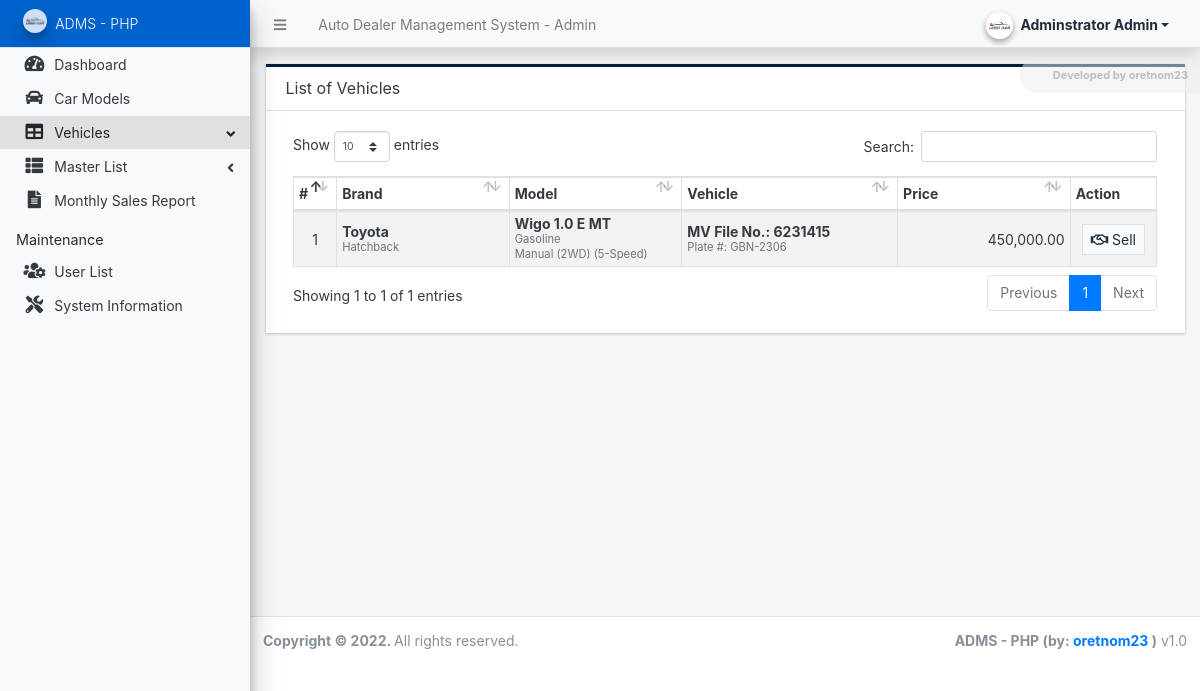
/admin/?page=vehicles (signed in), run on the app's committed database.
### tables this page shows
CREATE TABLE `vehicle_list` (
  `id` int(30) NOT NULL,
  `model_id` int(30) NOT NULL,
  `mv_number` text NOT NULL,
  `plate_number` text NOT NULL,
  `variant` text NOT NULL,
  `mileage` varchar(20) NOT NULL,
  `engine_number` varchar(100) NOT NULL,
  `chasis_number` varchar(100) NOT NULL,
  `price` float(12,2) NOT NULL DEFAULT 0.00,
  `status` tinyint(1) NOT NULL DEFAULT 0 COMMENT '0 = Available,\r\n1=Sold',
  `delete_flag` tinyint(1) NOT NULL DEFAULT 0,
  `date_created` datetime NOT NULL DEFAULT current_timestamp(),
  `date_updated` datetime NOT NULL DEFAULT current_timestamp() ON UPDATE current_timestamp()
);

CREATE TABLE `brand_list` (
  `id` int(30) NOT NULL,
  `name` text NOT NULL,
  `status` tinyint(1) NOT NULL DEFAULT 1,
  `delete_flag` tinyint(1) NOT NULL DEFAULT 0,
  `date_created` datetime NOT NULL DEFAULT current_timestamp(),
  `date_updated` datetime NOT NULL DEFAULT current_timestamp() ON UPDATE current_timestamp()
);

CREATE TABLE `car_type_list` (
  `id` int(30) NOT NULL,
  `name` text NOT NULL,
  `status` tinyint(1) NOT NULL DEFAULT 1,
  `delete_flag` tinyint(1) NOT NULL DEFAULT 0,
  `date_created` datetime NOT NULL DEFAULT current_timestamp(),
  `date_updated` datetime NOT NULL DEFAULT current_timestamp() ON UPDATE current_timestamp()
);

CREATE TABLE `model_list` (
  `id` int(30) NOT NULL,
  `brand_id` int(30) NOT NULL,
  `model` text NOT NULL,
  `engine_type` text NOT NULL,
  `transmission_type` text NOT NULL,
  `car_type_id` int(30) NOT NULL,
  `technology` text NOT NULL,
  `status` tinyint(1) NOT NULL DEFAULT 1,
  `delete_flag` tinyint(1) NOT NULL DEFAULT 0,
  `date_created` datetime NOT NULL DEFAULT current_timestamp(),
  `date_updated` datetime NOT NULL DEFAULT current_timestamp() ON UPDATE current_timestamp()
);

### config.php (called while the page is built, shortened)
<?php
require_once('classes/DBConnection.php');
require_once('classes/SystemSettings.php');
function validate_image($file){
    global $_settings;
	if(!empty($file)){
        $ex = explode("?",$file);
        $file = $ex[0];
        $ts = isset($ex[1]) ? "?".$ex[1] : '';
		if(is_file(base_app.$file)){
			return base_url.$file.$ts;
		}else{
			return base_url.($_settings->info('logo'));
		}
	}else{
		return base_url.($_settings->info('logo'));
	}
}
function isMobileDevice(){
    $aMobileUA = array(
        '/iphone/i' => 'iPhone',
        '/ipod/i' => 'iPod',
        '/ipad/i' => 'iPad',
        '/android/i' => 'Android',
        '/blackberry/i' => 'BlackBerry',
        '/webos/i' => 'Mobile'
    );
    return false;
}
?>

### classes/DBConnection.php (called while the page is built, shortened)
<?php
class DBConnection{
    private $host = DB_SERVER;
    private $username = DB_USERNAME;
    private $password = DB_PASSWORD;
    private $database = DB_NAME;
    public $conn;
    public function __construct(){
        if (!isset($this->conn)) {
            $this->conn = new mysqli($this->host, $this->username, $this->password, $this->database);
        }
    }
}
?>

### classes/SystemSettings.php (called while the page is built, shortened)
<?php
class SystemSettings extends DBConnection{
	function userdata($field = ''){
		if(!empty($field)){
			if(isset($_SESSION['userdata'][$field]))
				return $_SESSION['userdata'][$field];
			else
				return null;
		}else{
			return false;
		}
	}
	function info($field=''){
		if(!empty($field)){
			if(isset($_SESSION['system_info'][$field]))
				return $_SESSION['system_info'][$field];
			else
				return false;
		}else{
			return false;
		}
	}
}
$_settings = new SystemSettings();
?>

### admin/vehicles/index.php (the view, shortened to what this page needs)
<div class="card card-outline rounded-0 card-navy">
	<div class="card-header">
		<h3 class="card-title">List of Vehicles</h3>
	</div>
	<div class="card-body">
        <div class="container-fluid">
			<table class="table table-hover table-striped table-bordered" id="list">
				<colgroup>
					<col width="5%">
					<col width="20%">
					<col width="20%">
					<col width="25%">
					<col width="20%">
					<col width="10%">
				</colgroup>
				<thead>
					<tr>
						<th>#</th>
						<th>Brand</th>
						<th>Model</th>
						<th>Vehicle</th>
						<th>Price</th>
						<th>Action</th>
					</tr>
				</thead>
				<tbody>
					<?php
					$i = 1;
						$qry = $conn->query("SELECT v.*, m.model, m.engine_type, m.transmission_type, b.name as `brand`, ct.name as `car_type` from `vehicle_list` v inner join model_list m on v.model_id = m.id inner join brand_list b on m.brand_id = b.id inner join car_type_list ct on m.car_type_id = ct.id where v.status = 0 and v.delete_flag = 0 order by abs(unix_timestamp(v.date_created)) asc ");
						while($row = $qry->fetch_assoc()):
					?>
						<tr>
							<td class="text-center"><?php echo $i++; ?></td>
							<td class="">
								<div style="line-height:1em">
									<div><b><?= $row['brand'] ?></b></div>
									<div><small class="text-muted"><?= $row['car_type'] ?></small></div>
								</div>
							</td>
							<td class="">
								<div style="line-height:1em">
									<div><b><?= $row['model'] ?></b></div>
									<div><small class="text-muted"><?= $row['engine_type'] ?></small></div>
									<div><small class="text-muted"><?= $row['transmission_type'] ?></small></div>
								</div>
							</td>
							<td class="">
								<div style="line-height:1em">
									<div><b>MV File No.: <?= $row['mv_number'] ?></b></div>
									<div><small class="text-muted">Plate #: <?= $row['plate_number'] ?></small></div>
								</div>
							</td>
							<td class="text-right"><?= number_format($row['price'], 2) ?></td>
							<td align="center" class='text-center'>
								<a class="btn btn-flat btn-light bg-gradient-light btn-sm border sell_vehicle" href="./?page=vehicles/sell_vehicle&id=<?= $row['id'] ?>"><i class="far fa-handshake"></i> Sell</a>
							</td>
						</tr>
					<?php endwhile; ?>
				</tbody>
			</table>
		</div>
	</div>
</div>

### admin/index.php (shortened to what this page needs)
<?php require_once('../config.php'); ?>
 <!DOCTYPE html>
<html lang="en" class="" style="height: auto;">
<?php require_once('inc/header.php') ?>
  <body class="sidebar-mini layout-fixed control-sidebar-slide-open layout-navbar-fixed sidebar-mini-md sidebar-mini-xs text-sm" data-new-gr-c-s-check-loaded="14.991.0" data-gr-ext-installed="" style="height: auto;">
    <div class="wrapper">
     <?php require_once('inc/topBarNav.php') ?>
     <?php require_once('inc/navigation.php') ?>
     <?php $page = isset($_GET['page']) ? $_GET['page'] : 'home';  ?>
      <div class="content-wrapper  pt-3" style="min-height: 567.854px;">
        <section class="content  text-dark">
          <div class="container-fluid">
            <?php
              if(!file_exists($page.".php") && !is_dir($page)){
                  include '404.html';
              }else{
                if(is_dir($page))
                  include $page.'/index.php';
                else
                  include $page.'.php';
              }
            ?>
          </div>
        </section>
      </div>
      <?php require_once('inc/footer.php') ?>
  </body>
</html>

### admin/inc/header.php (shortened to what this page needs)
<head>
    <link rel="stylesheet" href="<?php echo base_url ?>plugins/fontawesome-free/css/all.min.css">
    <link rel="stylesheet" href="<?php echo base_url ?>plugins/tempusdominus-bootstrap-4/css/tempusdominus-bootstrap-4.min.css">
  <link rel="stylesheet" href="<?php echo base_url ?>plugins/datatables-bs4/css/dataTables.bootstrap4.min.css">
  <link rel="stylesheet" href="<?php echo base_url ?>plugins/datatables-responsive/css/responsive.bootstrap4.min.css">
  <link rel="stylesheet" href="<?php echo base_url ?>plugins/datatables-buttons/css/buttons.bootstrap4.min.css">
  <link rel="stylesheet" href="<?php echo base_url ?>plugins/select2/css/select2.min.css">
  <link rel="stylesheet" href="<?php echo base_url ?>plugins/select2-bootstrap4-theme/select2-bootstrap4.min.css">
    <link rel="stylesheet" href="<?php echo base_url ?>plugins/icheck-bootstrap/icheck-bootstrap.min.css">
    <link rel="stylesheet" href="<?php echo base_url ?>plugins/jqvmap/jqvmap.min.css">
    <link rel="stylesheet" href="<?php echo base_url ?>dist/css/adminlte.css">
    <link rel="stylesheet" href="<?php echo base_url ?>dist/css/custom.css">
    <link rel="stylesheet" href="<?php echo base_url ?>plugins/overlayScrollbars/css/OverlayScrollbars.min.css">
    <link rel="stylesheet" href="<?php echo base_url ?>plugins/daterangepicker/daterangepicker.css">
    <link rel="stylesheet" href="<?php echo base_url ?>plugins/summernote/summernote-bs4.min.css">
  <link rel="stylesheet" href="<?php echo base_url ?>plugins/sweetalert2-theme-bootstrap-4/bootstrap-4.min.css">
  </head>

### admin/inc/topBarNav.php (shortened to what this page needs)
<nav class="main-header navbar navbar-expand navbar-light shadow text-sm">
  <ul class="navbar-nav">
    <li class="nav-item">
    <a class="nav-link" data-widget="pushmenu" href="#" role="button"><i class="fas fa-bars"></i></a>
    </li>
    <li class="nav-item d-none d-sm-inline-block">
      <a href="<?php echo base_url ?>" class="nav-link"><?php echo (!isMobileDevice()) ? $_settings->info('name'):$_settings->info('short_name'); ?> - Admin</a>
    </li>
  </ul>
  <ul class="navbar-nav ml-auto">
    <li class="nav-item">
      <div class="btn-group nav-link">
            <button type="button" class="btn btn-rounded badge badge-light dropdown-toggle dropdown-icon" data-toggle="dropdown">
              <span><img src="<?php echo validate_image($_settings->userdata('avatar')) ?>" class="img-circle elevation-2 user-img" alt="User Image"></span>
              <span class="ml-3"><?php echo ucwords($_settings->userdata('firstname').' '.$_settings->userdata('lastname')) ?></span>
            </button>
        </div>
    </li>
  </ul>
</nav>

### admin/inc/navigation.php (shortened to what this page needs)
<aside class="main-sidebar sidebar-light-primary navbar-light elevation-4 sidebar-no-expand">
  <a href="<?php echo base_url ?>admin" class="brand-link bg-primary text-sm">
  <img src="<?php echo validate_image($_settings->info('logo'))?>" alt="Store Logo" class="brand-image img-circle elevation-3" style="opacity: .8;width: 1.5rem;height: 1.5rem;max-height: unset">
  <span class="brand-text font-weight-light"><?php echo $_settings->info('short_name') ?></span>
  </a>
  <div class="sidebar os-host os-theme-light os-host-overflow os-host-overflow-y os-host-resize-disabled os-host-transition os-host-scrollbar-horizontal-hidden">
    <div class="os-content-glue" style="margin: 0px -8px; width: 249px; height: 646px;"></div>
    <div class="os-padding">
      <div class="os-viewport os-viewport-native-scrollbars-invisible" style="overflow-y: scroll;">
        <div class="os-content" style="padding: 0px 8px; height: 100%; width: 100%;">
          <nav class="mt-1">
             <ul class="nav nav-pills nav-sidebar flex-column text-sm nav-compact nav-flat nav-child-indent nav-collapse-hide-child" data-widget="treeview" role="menu" data-accordion="false">
              <li class="nav-item dropdown">
                <a href="./" class="nav-link nav-home">
                  <i class="nav-icon fas fa-tachometer-alt"></i>
                  <p>
                    Dashboard
                  </p>
                </a>
              </li>
              <li class="nav-item dropdown">
                <a href="./?page=models" class="nav-link nav-models">
                  <i class="nav-icon fas fa-car"></i>
                  <p>
                    Car Models
                  </p>
                </a>
              </li>
              <li class="nav-item">
                <a href="#" class="nav-link">
                  <i class="nav-icon fas fa-table"></i>
                  <p>
                    Vehicles
                    <i class="right fas fa-angle-left"></i>
                  </p>
                </a>
              </li>
              <?php if($_settings->userdata('type') == 1): ?>
              <li class="nav-item">
                <a href="#" class="nav-link">
                  <i class="nav-icon fas fa-th-list"></i>
                  <p>
                    Master List
                    <i class="right fas fa-angle-left"></i>
                  </p>
                </a>
              </li>
              <li class="nav-item dropdown">
                <a href="./?page=reports" class="nav-link nav-reports">
                  <i class="nav-icon fas fa-file-alt"></i>
                  <p>
                    Monthly Sales Report
                  </p>
                </a>
              </li>
              <li class="nav-header">Maintenance</li>
              <li class="nav-item dropdown">
                <a href="<?php echo base_url ?>admin/?page=user/list" class="nav-link nav-user_list">
                  <i class="nav-icon fas fa-users-cog"></i>
                  <p>
                    User List
                  </p>
                </a>
              </li>
              <li class="nav-item dropdown">
                <a href="<?php echo base_url ?>admin/?page=system_info" class="nav-link nav-system_info">
                  <i class="nav-icon fas fa-tools"></i>
                  <p>
                    System Information
                  </p>
                </a>
              </li>
              <?php endif; ?>
            </ul>
          </nav>
        </div>
      </div>
    </div>
  </div>
</aside>

### admin/inc/footer.php (shortened to what this page needs)
<footer class="main-footer text-sm">
        <strong>Copyright © <?php echo date('Y') ?>.
        </strong>
        All rights reserved.
        <div class="float-right d-none d-sm-inline-block">
          <b><?php echo $_settings->info('short_name') ?> (by: <a href="mailto:oretnom23@gmail.com" target="blank">oretnom23</a> )</b> v1.0
        </div>
      </footer>
    </div>

### admin/inc/topBarNav.php (style rules this page uses)
.user-img { position: absolute; height: 27px; width: 27px; object-fit: cover; left: -7%; top: -12%; }
.btn-rounded { border-radius: 50px; }

### data on the page
vehicle_list: brand_list.name "Toyota", car_type_list.name "Hatchback", model.model "Wigo 1.0 E MT", model.engine_type "Gasoline", model.transmission_type "Manual (2WD) (5-Speed)", mv_number "6231415", plate_number "GBN-2306", price "450,000.00"

### other printed values
$_settings->info('name') "Auto Dealer Management System"
$_settings->userdata('firstname').' '.$_settings->userdata('lastname') "Adminstrator Admin"
$_settings->info('short_name') "ADMS - PHP"
